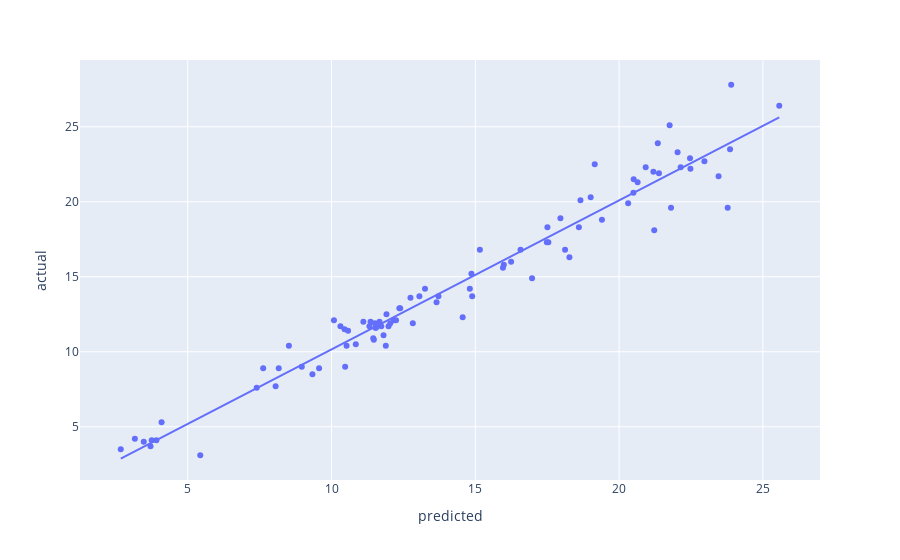

The notebook cell this image was saved under:
### Code cell
# Evaluate performance

plotData1_1 = pd.DataFrame({"actual": y_test1, "predicted": predictions1_1})
plotData2_2 = pd.DataFrame({"actual": y_test2, "predicted": predictions2_2})

px.scatter(plotData1_1, x='predicted', y='actual', trendline='ols')
